Frame 1 (no input): blank canvas, image omitted
Frame 60 (no input): blank canvas, image omitted
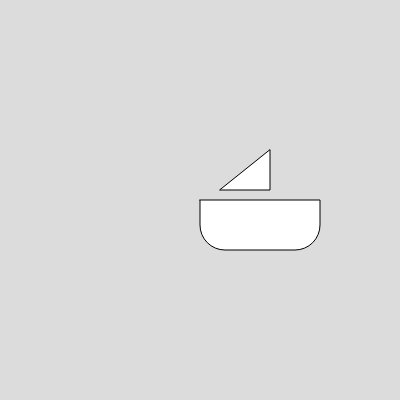
Frame 120 (the mouse pressed at the canvas centre since frame 60)

The p5.js sketch whose frames 1 and 60 were blank and that drew this single picture after the mouse press (run headless with seeded random() and noise() and a simulated clock; from frame 60 on, the mouse is pressed at the canvas centre):

// p5.js sketch
// ── sketch.js
/*let x ,y;
function setup() {
  background(0)
  createCanvas(400, 400);
  x=0 , y=400;
}

function draw() {
  background(300)
  fill(x,y,300,400);
  ellipse(x,200,100,)
  x++;
  ellipse(y,100,200)
  y--;
  
ellipse(mouseX,mouseY,200,100)


}*/



function setup() {
  createCanvas(400, 400);
  background(220);

}

function draw() {
  drawBoat();
  
  
  
}

function drawBoat(x,y,z,r,g,b) {
  
  rect(x,y,120,50,0,0,35,35);
  triangle(x+20,y-10,x+70,y-10,x+70,y-50);
  
  }

  function mousePressed(){
    drawBoat(mouseX,mouseY);
  }


  function mouseDraw(){
    drawBoat(mouseX,mouseY);
  }
